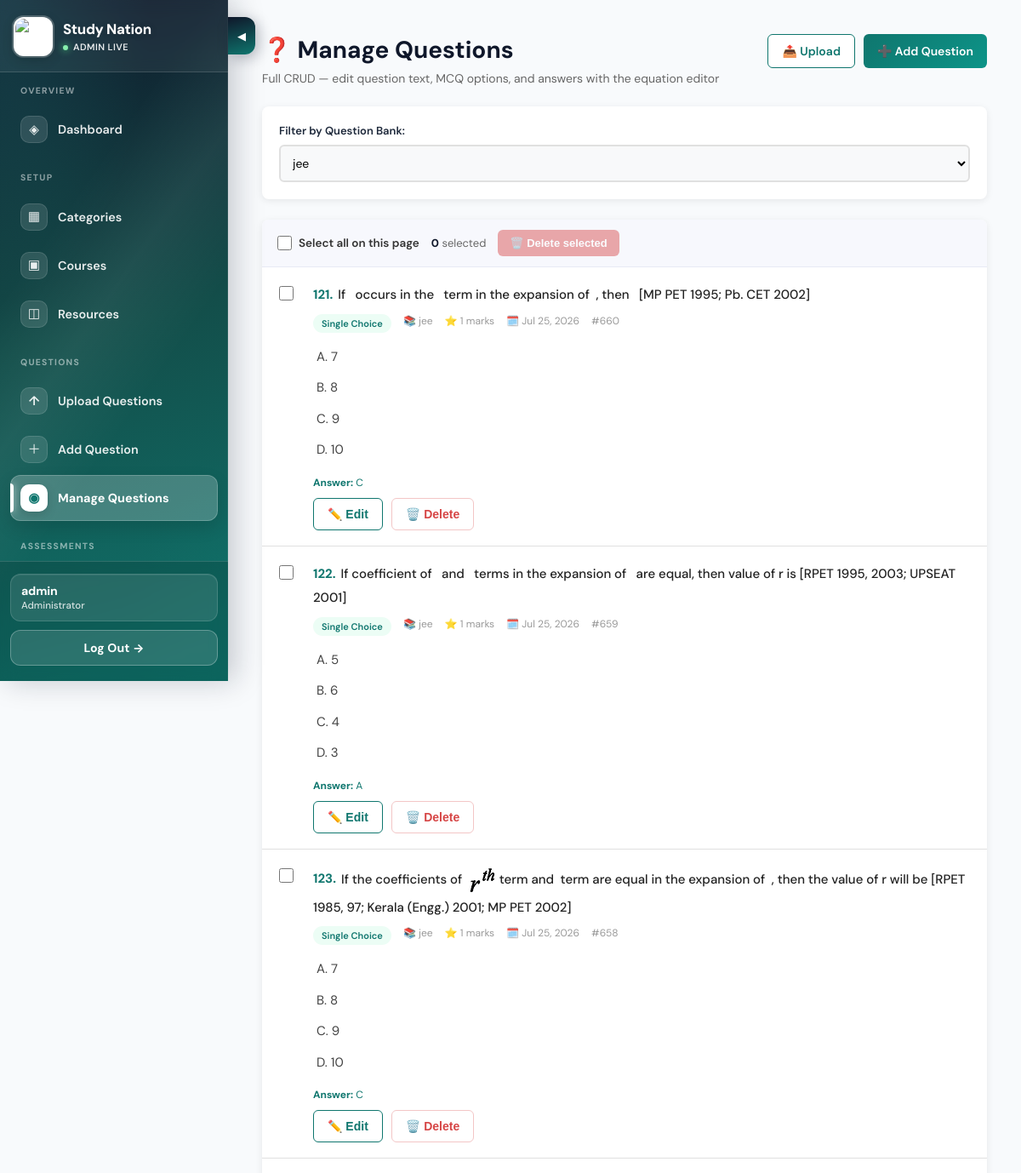
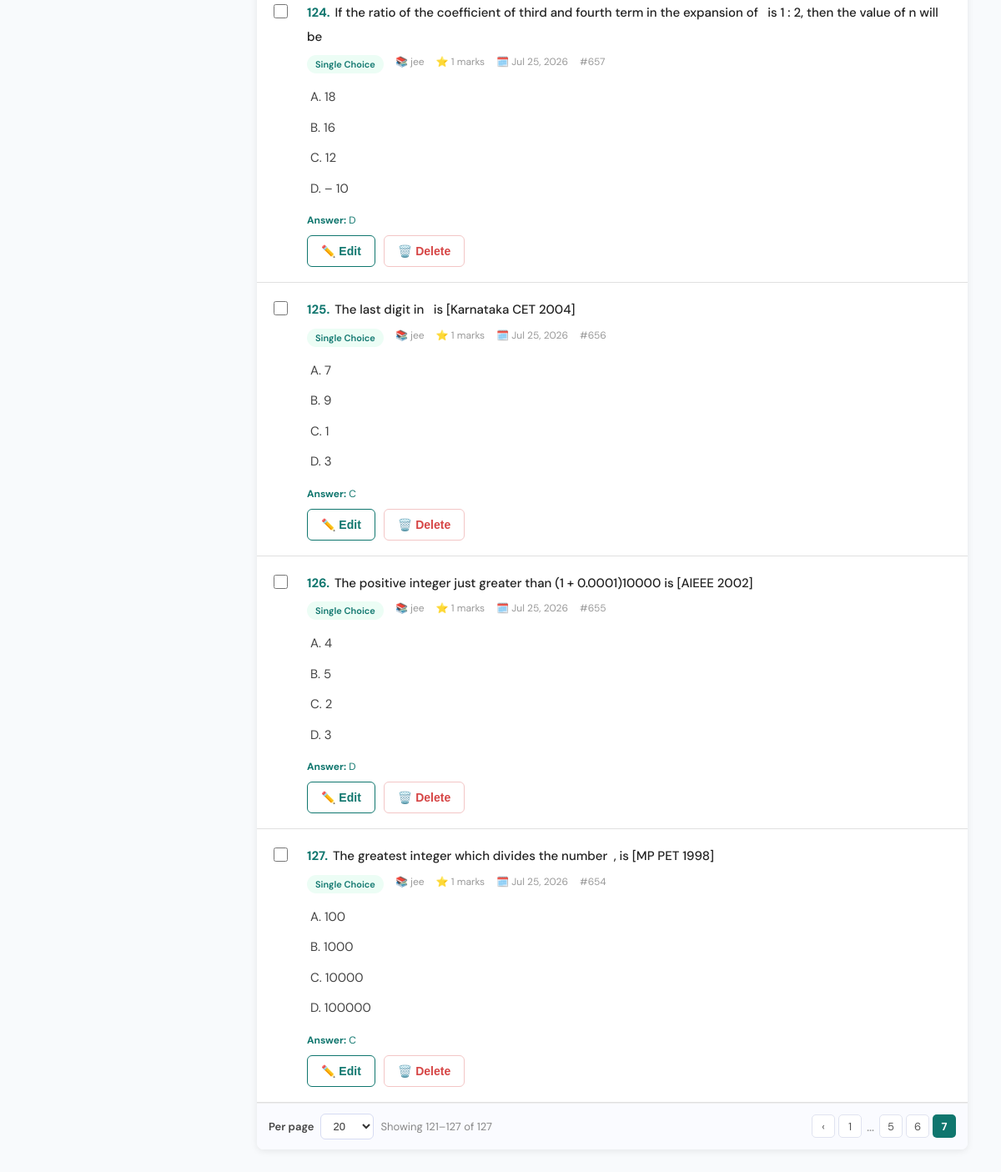
Before: /admin-panel/manage-questions/?page=11 (signed in) with the older database file (2 pictures, top to bottom).
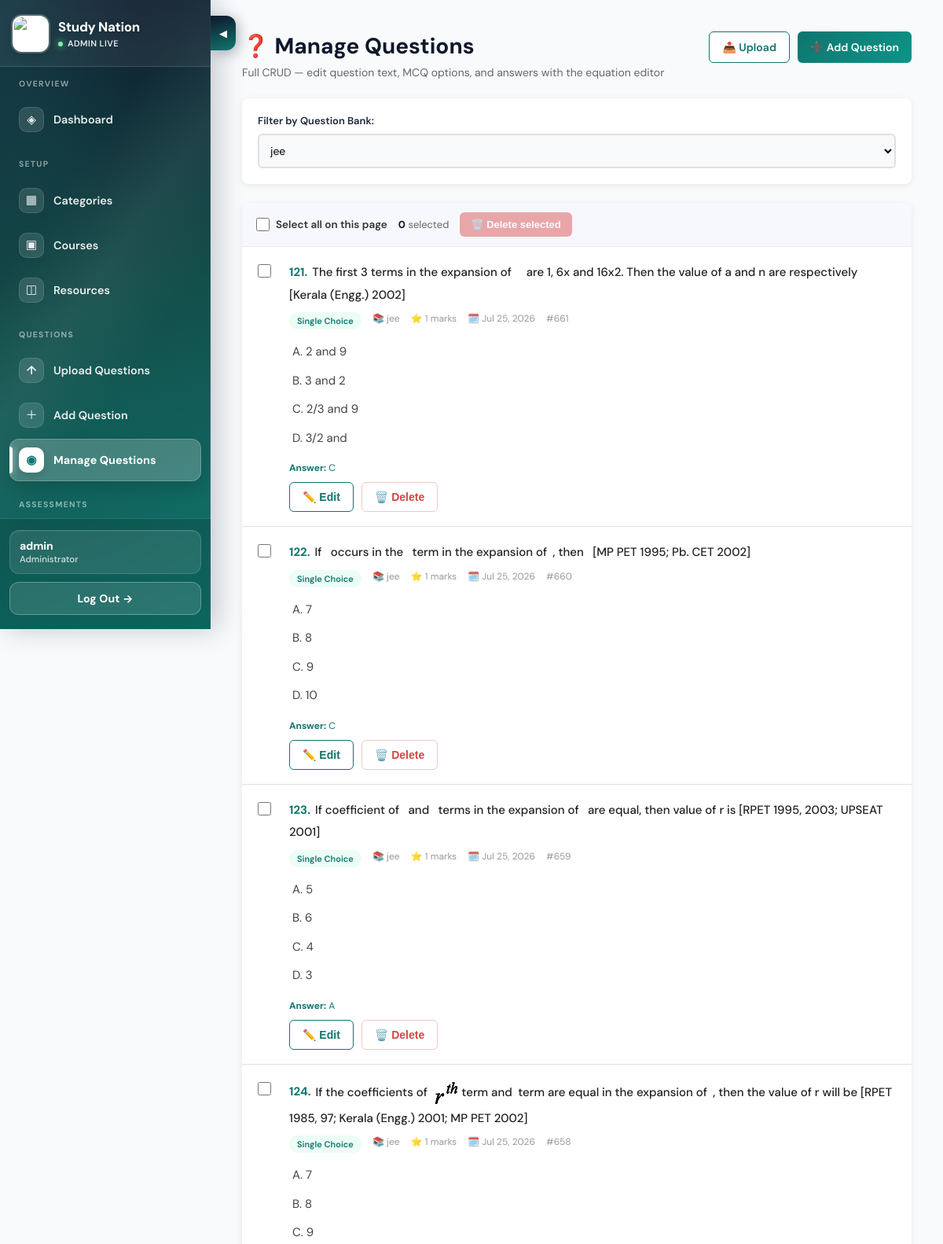
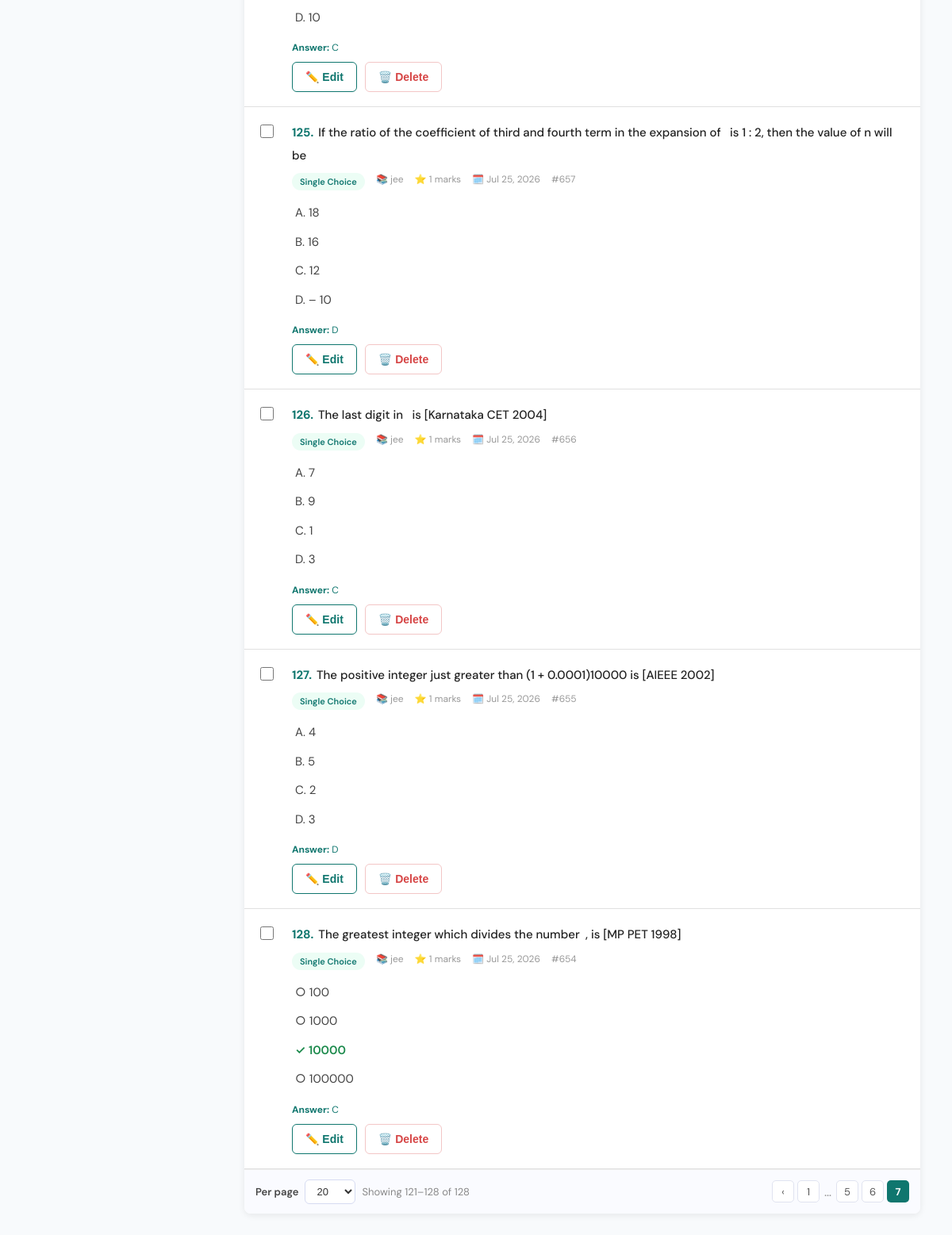
After: the same page with the newer database file (2 pictures, top to bottom).
### courses/models.py (models this page shows, shortened)
class Question(models.Model):
    QUESTION_TYPES = [
        ("single_choice", "Single Choice"),
        ("multiple_choice", "Multiple Choice"),
        ("true_false", "True/False"),
        ("numerical", "Numerical"),
        ("matching", "Matching"),
        ("structured", "Structured (multi-part, past paper style)"),
        ("mcq", "Multiple Choice Questions"),
        ("comprehension", "Comprehension Questions"),
        ("fill_blank", "Fill in the Blanks Questions"),
        ("integer", "Integer Type Questions"),
    ]
    ANSWER_TYPES = [
        ("single", "Single"),
        ("multiple", "Multiple"),
    ]
    DIFFICULTY_LEVELS = [
        ("", "Add difficulty level"),
        ("easy", "Easy"),
        ("medium", "Medium"),
        ("hard", "Hard"),
    ]
    SEASON_CHOICES = [
        ("summer", "Summer"),
        ("winter", "Winter"),
        ("specimen", "Specimen"),
    ]
    ZONE_CHOICES = [
        ("", "—"),
        ("zone_1", "Zone 1"),
        ("zone_2", "Zone 2"),
        ("zone_3", "Zone 3"),
    ]
    question_bank = models.ForeignKey(
        QuestionBank, on_delete=models.CASCADE, related_name="questions"
    )
    question_type = models.CharField(max_length=20, choices=QUESTION_TYPES)
    question_text = models.TextField(
        help_text=(
            "Supports inline math using LaTeX delimiters: $x^2+1$ for inline, "
            "$$\\frac{a}{b}$$ for a centered block. Rendered with MathJax on "
            "the site and rasterized for PDF export."
        )
    )
    order = models.IntegerField(default=0)
    option_a = models.CharField(max_length=5000, blank=True)
    option_b = models.CharField(max_length=5000, blank=True)
    option_c = models.CharField(max_length=5000, blank=True)
    option_d = models.CharField(max_length=5000, blank=True)
    correct_answer = models.CharField(
        max_length=5000, blank=True, help_text="For choice: A/B/C/D or A,B for multiple"
    )
    marks = models.IntegerField(default=1)
    explanation = models.TextField(
        blank=True, help_text="Shown to students as the question 'Solution'."
    )
    video_solution_url = models.URLField(
        max_length=500,
        blank=True,
        default="",
        help_text="Optional link to a video solution (YouTube, Vimeo, Drive, etc.).",
    )
    difficulty_level = models.CharField(
        max_length=10, choices=DIFFICULTY_LEVELS, blank=True, default=""
    )
    answer_type = models.CharField(
        max_length=10,
        choices=ANSWER_TYPES,
        default="single",
        help_text="Whether one option ('single') or several options "
        "('multiple') can be marked correct.",
    )
    negative_marks = models.DecimalField(
        max_digits=6, decimal_places=2, default=0,
        help_text="Marks deducted for a wrong attempt.",
    )
    partial_marking = models.BooleanField(
        default=False,
        help_text="Award proportional marks for a partially-correct "
        "'multiple' answer instead of all-or-nothing.",
    )
    passage = models.TextField(
        blank=True,
        help_text="Shared comprehension passage this question belongs to "
        "(only used for 'comprehension' type questions).",
    )
    numeric_tolerance = models.DecimalField(
        max_digits=10, decimal_places=3, null=True, blank=True,
        help_text="Allowed +/- tolerance for 'integer' type answers.",
    )
    tags = models.CharField(
        max_length=500,
        blank=True,
        help_text="Comma-separated tags, e.g. 'Algebra, Grade 10'",
    )
    topic = models.CharField(
        max_length=255,
        blank=True,
        help_text="Comma-separated topics, e.g. 'Functions, Modulus'",
    )
    paper_code = models.CharField(
        max_length=50,
        blank=True,
        help_text="Subject/paper code, e.g. '0606/23'",
    )
    year = models.IntegerField(null=True, blank=True, help_text="e.g. 2019")
    season = models.CharField(
        max_length=20, choices=SEASON_CHOICES, blank=True
    )
    zone = models.CharField(max_length=20, choices=ZONE_CHOICES, blank=True)
    question_number = models.CharField(
        max_length=20,
        blank=True,
        help_text="Question number within the paper, e.g. 'Q10' or '10'",
    )
    question_code = models.CharField(
        max_length=120,
        blank=True,
        db_index=True,
        help_text=(
            "Auto-generated display code, e.g. '0606/23_Winter_2019_Q10'. "
            "Leave blank to auto-generate from paper code, season, year, "
            "and question number."
        ),
    )
    equation_images = models.TextField(
        blank=True,
        help_text="JSON list of equation image URLs captured from a Word import (read-only reference).",
    )
    created_at = models.DateTimeField(auto_now_add=True)
    class Meta:
        ordering = ["order"]
    @property
    def equation_image_list(self):
        if not self.equation_images:
            return []
        try:
            import json
            data = json.loads(self.equation_images)
            return data if isinstance(data, list) else []
        except (ValueError, TypeError):
            return []

class QuestionBank(models.Model):
    course = models.ForeignKey(
        Course,
        on_delete=models.PROTECT,
        related_name="question_banks",
    )
    title = models.CharField(max_length=200)
    subject_title = models.CharField(
        max_length=150,
        blank=True,
        default="",
        db_index=True,
        help_text="Subject title for this bank, e.g. Mathematics, Physics",
    )
    description = models.TextField(blank=True)
    total_questions = models.IntegerField(default=0)
    difficulty = models.CharField(
        max_length=20,
        choices=[("easy", "Easy"), ("medium", "Medium"), ("hard", "Hard")],
        default="medium",
    )
    created_at = models.DateTimeField(auto_now_add=True)
    class Meta:
        ordering = ["-created_at"]

class QuestionOption(models.Model):
    question = models.ForeignKey(
        Question, on_delete=models.CASCADE, related_name="options"
    )
    text = models.TextField(blank=True, help_text="Supports basic rich text (HTML).")
    is_correct = models.BooleanField(default=False)
    order = models.PositiveIntegerField(default=0)
    class Meta:
        ordering = ["order", "id"]

### admin_panel/views.py (the view)
# urls.py: path("manage-questions/", views.manage_questions, name="manage_questions"),
@admin_required
def manage_questions(request):
    questions = (
        Question.objects.select_related("question_bank")
        .prefetch_related("options")
        .order_by("-created_at")
    )
    question_banks = QuestionBank.objects.all()
    qb_id = request.GET.get("question_bank")
    if qb_id:
        questions = questions.filter(question_bank_id=qb_id)
    page_obj, per_page_label, choices = paginate(request, questions)
    context = {
        "questions": page_obj.object_list,
        "question_banks": question_banks,
        "selected_qb": qb_id,
        **pagination_context(request, page_obj, per_page_label, choices),
    }
    return render(request, "admin_panel/manage_questions.html", context)

### admin_panel/views.py (called while the page is built)
def admin_required(view_func):
    @login_required(login_url="courses:student_login")
    @wraps(view_func)
    def wrapped_view(request, *args, **kwargs):
        if not hasattr(request.user, "admin_profile"):
            if request.user.is_superuser:
                AdminUser.objects.get_or_create(user=request.user)
            else:
                messages.error(request, "You do not have admin access")
                return redirect("courses:student_login")
        return view_func(request, *args, **kwargs)
    return wrapped_view

### courses/equation_display.py (called while the page is built)
def _is_equation_img(attrs: str, src: str) -> bool:
    if "question_equations" in (src or ""):
        return True
    classes = ""
    m = _CLASS_RE.search(attrs or "")
    if m:
        classes = m.group(1).lower()
    return any(c in classes for c in ("eq-inline", "eq-math-img", "eq-math"))

def _img_tag(src: str) -> str:
    return (
        f'<img src="{src}" alt="" class="eq-math-img" '
        f'style="{_EQ_STYLE}" decoding="async" loading="lazy" />'
    )

### courses/html_sanitize.py (called while the page is built)
def _escape_attr(value: str) -> str:
    return (
        value.replace("&", "&amp;")
        .replace('"', "&quot;")
        .replace("<", "&lt;")
        .replace(">", "&gt;")
    )

### admin_panel/templates/admin_panel/manage_questions.html (shortened to what the changed rows need)
<!DOCTYPE html>
<html lang="en">
<head>
    {% load course_extras %}
    {% include 'partials/mathjax.html' %}
</head>
<body>
<div class="dashboard-wrapper">
<main class="main-content">
        <div class="header">
            <div>
                <h1>❓ Manage Questions</h1>
            </div>
        </div>
        <div class="questions-section" id="questionsList">
            {% if questions %}
                {% for question in questions %}
                <div class="question-item" id="q-row-{{ question.id }}" data-question-id="{{ question.id }}">
                    <div class="q-check-wrap">
                        <input type="checkbox" class="q-check" value="{{ question.id }}"
                               onchange="onQuestionCheckChange()" aria-label="Select question {{ question.id }}" />
                    </div>
                    <div class="q-body">
                    <div class="question-text"><span style="color:#0f766e;font-weight:700;margin-right:6px;">{{ page_obj.start_index|add:forloop.counter0 }}.</span>{{ question.question_text|safe_html_stem }}</div>
                    <div class="question-meta">
                        <span class="type-badge">{{ question.get_question_type_display }}</span>
                        <span>📚 {{ question.question_bank.title }}</span>
                        <span>⭐ {{ question.marks }} marks</span>
                        <span>🗓️ {{ question.created_at|date:"M d, Y" }}</span>
                        <span>#{{ question.id }}</span>
                    </div>
                    {% with opts=question.options.all %}
                      {% if opts %}
                        <div class="q-options">
                          {% for opt in opts %}
                            <div class="opt {% if opt.is_correct %}correct{% endif %}">
                              {% if opt.is_correct %}✓{% else %}○{% endif %} {{ opt.text|safe_html_option }}
                            </div>
                          {% endfor %}
                        </div>
                      {% elif question.option_a or question.option_b %}
                        <div class="q-options">
                          {% if question.option_a %}<div class="opt">A. {{ question.option_a|safe_html_option }}</div>{% endif %}
                          {% if question.option_b %}<div class="opt">B. {{ question.option_b|safe_html_option }}</div>{% endif %}
                          {% if question.option_c %}<div class="opt">C. {{ question.option_c|safe_html_option }}</div>{% endif %}
                          {% if question.option_d %}<div class="opt">D. {{ question.option_d|safe_html_option }}</div>{% endif %}
                        </div>
                      {% endif %}
                    {% endwith %}
                    {% if question.correct_answer %}
                    <div style="font-size: 12px; color: #0f766e; margin-bottom: 6px;">
                        <strong>Answer:</strong> {{ question.correct_answer|safe_html }}
                    </div>
                    {% endif %}
                    <div class="q-actions">
                        <button type="button" class="btn btn-outline" onclick="openEdit({{ question.id }})">✏️ Edit</button>
                        <button type="button" class="btn btn-danger" onclick="deleteQuestion({{ question.id }})">🗑️ Delete</button>
                    </div>
                    </div>
                </div>
                {% endfor %}
                {% if page_obj %}
                  {% include 'partials/question_pagination.html' %}
                {% endif %}
            {% else %}
                <div class="empty-state">
                    <h3>📭 No Questions Found</h3>
                    <p>Start by uploading a CSV/Word file or creating questions manually.</p>
                </div>
            {% endif %}
        </div>
    </main>
</div>
</body>
</html>

Changed rows visible on the page:
now on this page (row unchanged): Question: start_index|add "121", question_text "The first 3 terms in the expansion of are 1, 6x and 16x2. Then the value of a and n are respectively [Kerala (Engg.) 2002]", question_type "Single Choice", question_bank "jee", marks "1", created_at "Jul 25, 2026", id "661", option_a "2 and 9", option_b "3 and 2", option_c "2/3 and 9", option_d "3/2 and", correct_answer "C"
computed for Question "If occurs in the term in the expansion of , then [MP PET 1995; Pb. CET 2002]": start_index|add "121" → "122"
computed for Question id 659: start_index|add "122" → "123"
computed for Question id 658: start_index|add "123" → "124"
computed for Question id 657: start_index|add "124" → "125"
computed for Question "The last digit in is [Karnataka CET 2004]": start_index|add "125" → "126"
computed for Question "The positive integer just greater than (1 + 0.0001)10000 is [AIEEE 2002]": start_index|add "126" → "127"
changed Question "The greatest integer which divides the number , is [MP PET 1998]": start_index|add "127" → "128"; option_a "100" → (not shown); option_b "1000" → (not shown); option_c "10000" → (not shown); option_d "100000" → (not shown)
added QuestionOption: text "100", shown under Question "The greatest integer which divides the number , is [MP PET 1998]"
added QuestionOption: text "1000", shown under Question "The greatest integer which divides the number , is [MP PET 1998]"
added QuestionOption: text "10000", is_correct True (drawn), shown under Question "The greatest integer which divides the number , is [MP PET 1998]"
added QuestionOption: text "100000", shown under Question "The greatest integer which divides the number , is [MP PET 1998]"
Other visible differences:
{{ page_obj.end_index }}: "127" → "128"
{{ page_obj.paginator.count }}: "127" → "128"
